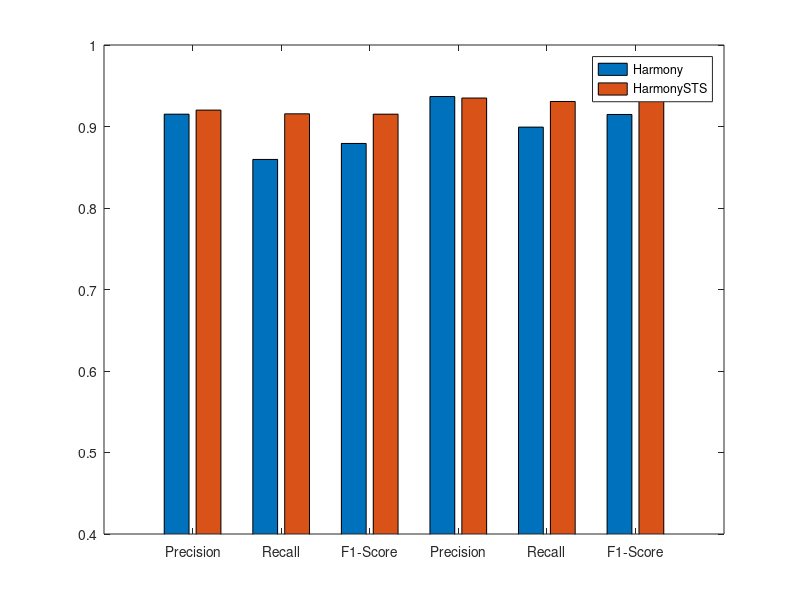
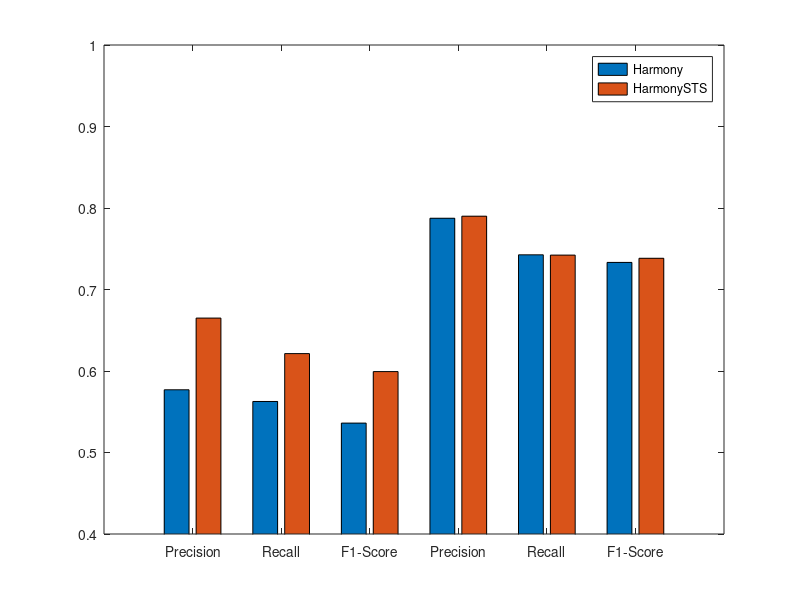

MATLAB code to generate these figures, in order:
res1 = csvread('res.csv');
res2 = csvread('resvfs.csv');
ds_label = {'Dataset 1', 'Dataset 2'};
hand_label = {'Left Hand', 'Right Hand'};
close all;

summary = [];

for pose = 0:1 
    sds = [];
    for ds =1:2
        s = [];
        for hand = 1:2        
            r = res1;
            r = r(r(:, 1)==ds & r(:, 2)==hand & r(:, 3)==pose, end-2:end);
            s1 = mean(r);
            %summary = [summary; ds, hand, pose, 1, r];
                       
            r = res2;
            r = r(r(:, 1)==ds & r(:, 2)==hand & r(:, 3)==pose, end-2:end);
            s2 = mean(r)
            %summary = [summary; ds, hand, pose, 2, r];
            
            if~isempty(s)
                s = (s+[s1', s2'])/2;            
            else
                s = [s1', s2'];
            end
        end
        sds = [sds;s];
    end
    
    figure;
    bar(sds)
    ylim([0.4, 1]);
    legend('Harmony','HarmonySTS');       
    %set(gca,'XTickLabel',{'Precision(DS1)', 'Recall(DS1)', 'F1-Score(DS1)', 'Precision(DS2)', 'Recall(DS2)', 'F1-Score(DS2)'})
    set(gca,'XTickLabel',{'Precision', 'Recall', 'F1-Score', 'Precision', 'Recall', 'F1-Score'})
    
    
    
    
end



